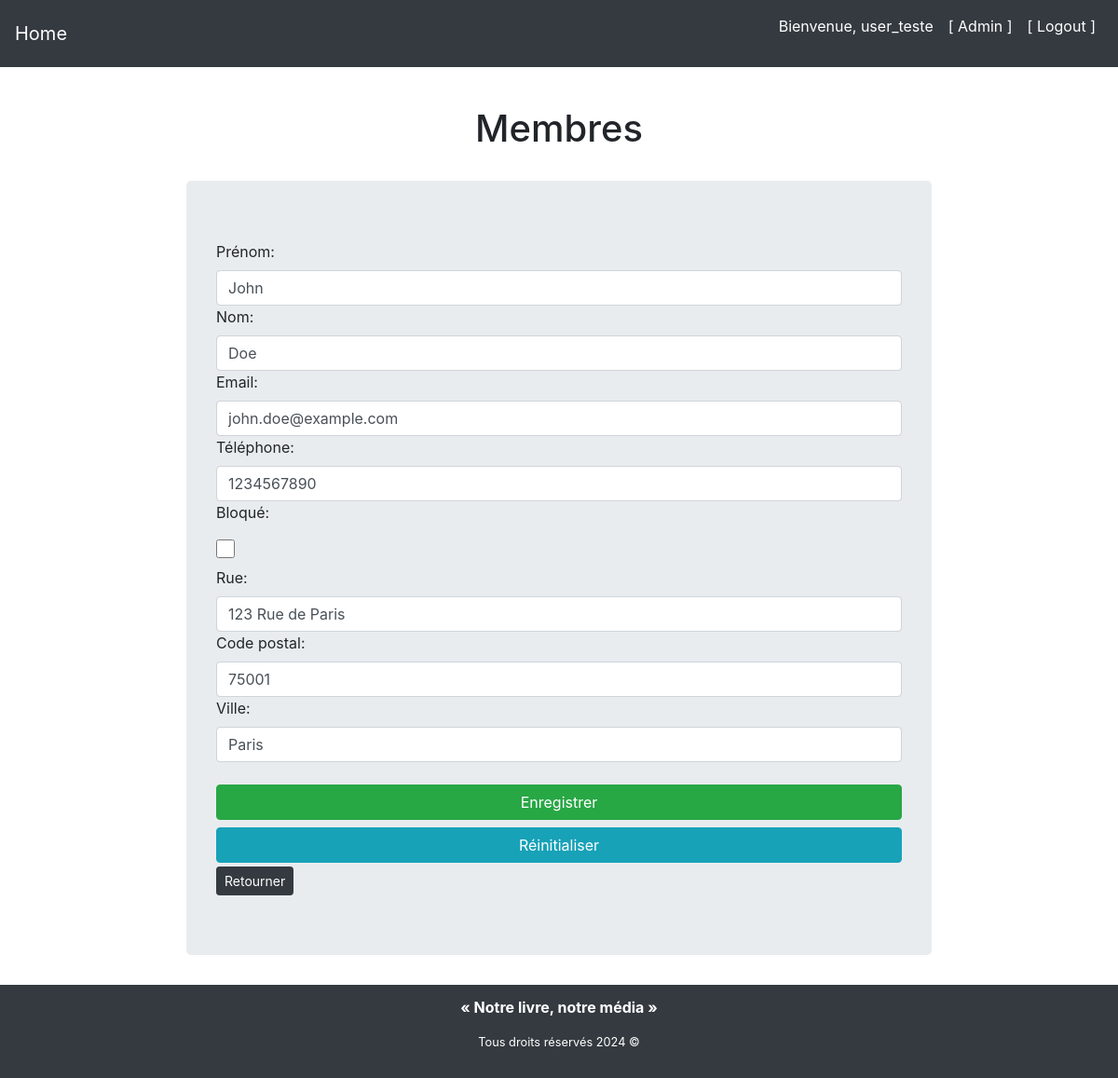
Page /library/update-member/1/ (signed in) on the earlier database version.
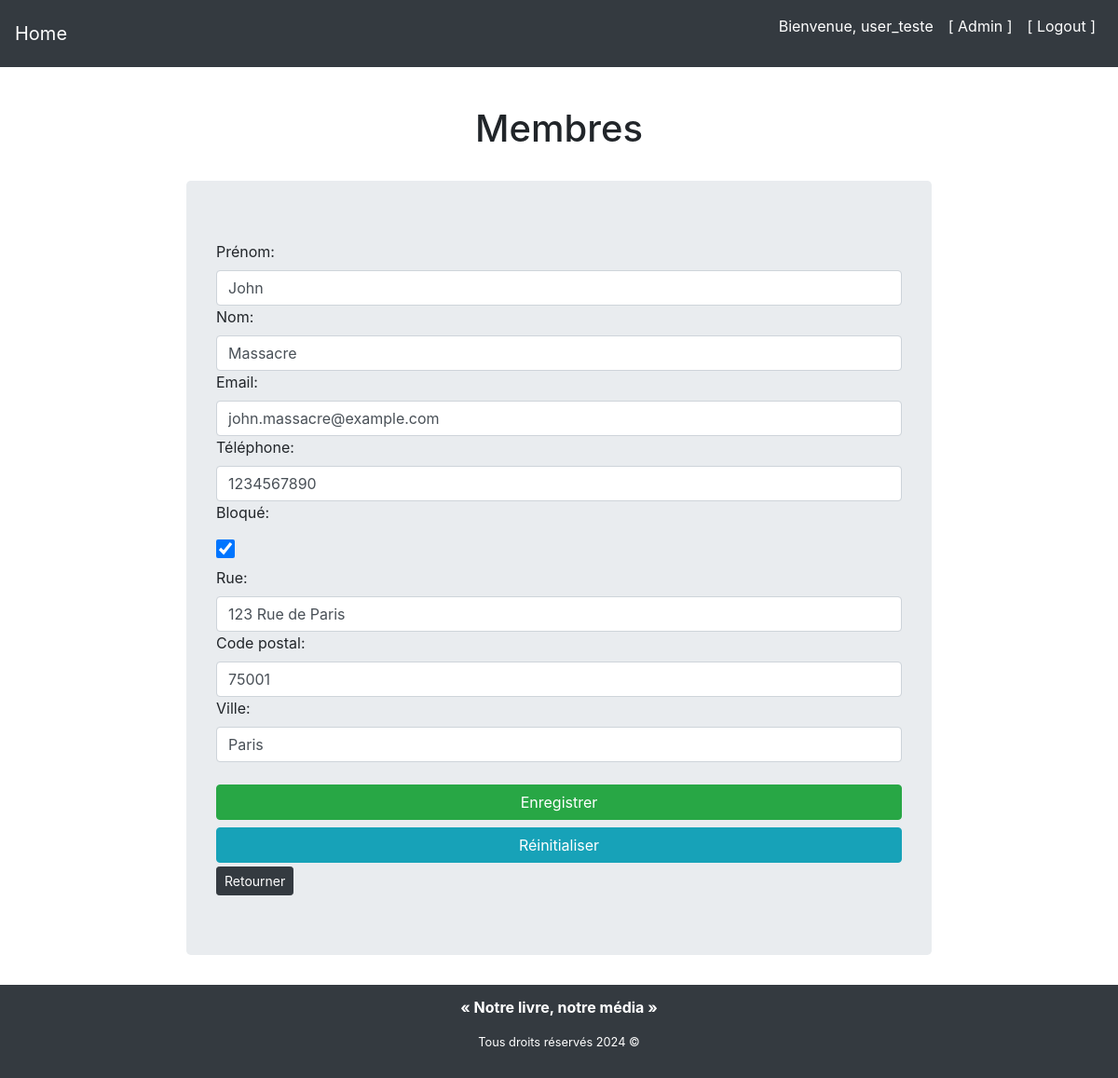
Same page on the later database version.
### library/models/member_model.py (models this page shows, shortened)
class Member(models.Model):
    first_name = models.CharField(max_length=100, null=False)
    last_name = models.CharField(max_length=100, null=False)
    email = models.EmailField(null=False)
    phone = models.CharField(max_length=10, null=False)
    blocked = models.BooleanField(default=False)
    street = models.CharField(max_length=100, null=False)
    postal_code = models.CharField(max_length=5, null=False)
    city = models.CharField(max_length=100, null=False)

### library/views/members/update_view.py (the view, shortened to what this page needs)
class MemberUpdateView(LoginRequiredMixin, UpdateView):
    model = Member
    form_class = MemberForm
    template_name = 'library/members/member_form.html'
    pk_url_kwarg = 'id'
    success_url = reverse_lazy('gest-members')

### library/templates/library/members/member_form.html (shortened to what this page needs)
{% extends "base.html" %}
{% load static %}
{% block css_files %}
    <link rel="stylesheet" href="{% static 'library/forms.css' %}" />
{% endblock %}
{% block content %}
    <section class="book-form">
        <h1 class="text-center">Membres</h1>
        <form method="POST" class="jumbotron">
            {% for form_field in form %}
                <div class="{% if form_field.errors %}invalid{% endif %}">
                    {{ form_field.label_tag }}
                    {{ form_field }}
                </div>
            {% endfor %}
            <button class="btn btn-success btn-block" type="submit">Enregistrer</button>
            <input class="btn btn-info btn-block" type="reset" value="Réinitialiser">
            <a href="{% url 'gest-members' %}" class="btn btn-dark btn-sm mt-1" role="buttone">Retourner</a>
        </form>
    </section>
{% endblock %}

Differences in the rows shown:
changed Member "John": last_name "Doe" → "Massacre"; email "john.doe@example.com" → "john.massacre@example.com"; blocked "☐" → "☑"
